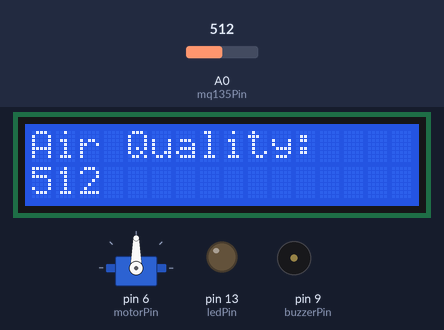
Bench run of a sketch on a simulated Arduino Uno, built with avr-gcc and run on an emulated ATmega328P. Shown: 16×2 character LCD, servo, output pins drawn as LEDs (lit = HIGH), buzzer (waves = sounding, pin HIGH). The test bench sets the inputs (shaded band); at power-on: A0 (mq135Pin) = 512. The modem accepts every AT command (registered, SIM ready, sends succeed) and sends nothing else.

Above: at 0.2 s.
At 20.4 s:
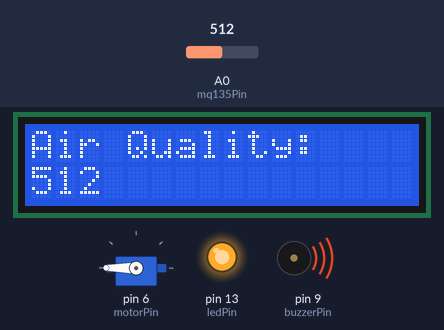
At 20.9 s:
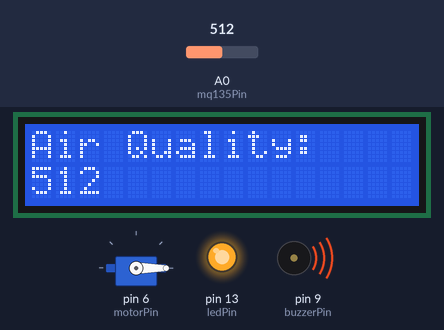
Timing chart, 0 to 130.0 s (numbered marks = the images above):
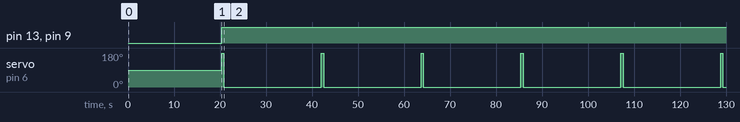

Measured:
- by itself, pin 13 (ledPin), pin 9 (buzzerPin): LOW → HIGH at 20.3 s
- by itself, servo on pin 6 (motorPin): alternates 180° for 0.50 s and 0° for 21.2 s

The sketch:

gas_device.ino
```cpp
#include <Wire.h>
#include <LiquidCrystal_I2C.h>
#include <SoftwareSerial.h>
#include <Servo.h>  // Include Servo library for motor control
Servo motor;  // Create servo object for motor control
SoftwareSerial sim800l(2, 3); // RX, TX for Sim800l
LiquidCrystal_I2C lcd(0x3F, 16, 2); // I2C address 0x27, 16 columns, 2 rows
const int motorPin = 6;  // Pin for motor control (adjust as needed)
const int mq135Pin = A0;
const int ledPin = 13;
const int buzzerPin = 9;

int airQualityThreshold = 100;

void setup() {
  lcd.begin(16, 2);
  pinMode(mq135Pin, INPUT);
  pinMode(ledPin, OUTPUT);
  pinMode(buzzerPin, OUTPUT);
  motor.attach(motorPin);  // Attach motor to pin
  lcd.init();
lcd.backlight();
  lcd.print("Air Quality:");
  sim800l.begin(9600);

  // You may need to initialize your SIM module here.
}

void loop() {
  int airQuality = analogRead(mq135Pin);

  lcd.setCursor(0, 1);
  lcd.print("     "); // Clear previous reading
  lcd.setCursor(0, 1);
  lcd.print(airQuality);

  if (airQuality > airQualityThreshold) {
    sendSMS("+91123161544", "High air quality alert!");
    makeCall();
    activateAlarm();
    rotateMotor();
  } else {
    deactivateAlarm();
  }

  delay(1000); // Adjust delay according to your needs
}

void sendSMS(String phoneNumber, String message) {
  sim800l.print("AT+CMGF=1\r");  // Set SMS mode to text
  delay(5000);
  sim800l.print("AT+CMGS=\"");
  sim800l.print(phoneNumber);
  sim800l.println("\"");
  delay(5000);
  sim800l.println(message);
  delay(5000);
  sim800l.println((char)26);  // Send SMS command
  delay(5000);
}

void makeCall() {
  sim800l.println("ATD+911231456494890;"); // Replace with your number
  delay(100); // Adjust the delay based on your needs
}

void activateAlarm() {
  digitalWrite(ledPin, HIGH);
  digitalWrite(buzzerPin, HIGH);
}
 void rotateMotor() {
  motor.write(180);  // Rotate motor 180 degrees
  delay(500);  // Adjust delay based on motor speed
  motor.write(0);  // Return motor to initial position (optional)
}
void deactivateAlarm() {
  digitalWrite(ledPin, LOW);
  digitalWrite(buzzerPin, LOW);
}
```
